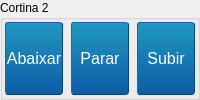
                   <widget class="QGroupBox" name="groupBox_5">
                    <property name="sizePolicy">
                     <sizepolicy hsizetype="Expanding" vsizetype="Expanding">
                      <horstretch>0</horstretch>
                      <verstretch>0</verstretch>
                     </sizepolicy>
                    </property>
                    <property name="title">
                     <string>Cortina 2</string>
                    </property>
                    <layout class="QGridLayout" name="gridLayout_20">
                     <property name="leftMargin">
                      <number>1</number>
                     </property>
                     <property name="topMargin">
                      <number>1</number>
                     </property>
                     <property name="rightMargin">
                      <number>1</number>
                     </property>
                     <property name="bottomMargin">
                      <number>1</number>
                     </property>
                     <item row="0" column="0">
                      <layout class="QHBoxLayout" name="horizontalLayout_5">
                       <item>
                        <widget class="QPushButton" name="mecanismo_mqtt_cort_2_0">
                         <property name="sizePolicy">
                          <sizepolicy hsizetype="Expanding" vsizetype="Expanding">
                           <horstretch>0</horstretch>
                           <verstretch>0</verstretch>
                          </sizepolicy>
                         </property>
                         <property name="minimumSize">
                          <size>
                           <width>60</width>
                           <height>0</height>
                          </size>
                         </property>
                         <property name="styleSheet">
                          <string notr="true">    QPushButton
    {
    font: 12pt Arial;
    margin: 1px;
    border-color: #0c457e;
    border-style: outset;
    border-radius: 3px;
    border-width: 1px;
    color: white;
    background-color: qlineargradient(x1: 0, y1: 0, x2: 0, y2: 1, stop: 0 #2198c0, stop: 1 #0d5ca6);
    }

    QPushButton:pressed
    {
    background-color: qlineargradient(x1: 0, y1: 0, x2: 0, y2: 1, stop: 0 #0d5ca6, stop: 1 #2198c0);
    }</string>
                         </property>
                         <property name="text">
                          <string>Abaixar</string>
                         </property>
                        </widget>
                       </item>
                       <item>
                        <widget class="QPushButton" name="mecanismo_mqtt_cort_2_2">
                         <property name="sizePolicy">
                          <sizepolicy hsizetype="Expanding" vsizetype="Expanding">
                           <horstretch>0</horstretch>
                           <verstretch>0</verstretch>
                          </sizepolicy>
                         </property>
                         <property name="minimumSize">
                          <size>
                           <width>60</width>
                           <height>0</height>
                          </size>
                         </property>
                         <property name="styleSheet">
                          <string notr="true">    QPushButton
    {
    font: 12pt Arial;
    margin: 1px;
    border-color: #0c457e;
    border-style: outset;
    border-radius: 3px;
    border-width: 1px;
    color: white;
    background-color: qlineargradient(x1: 0, y1: 0, x2: 0, y2: 1, stop: 0 #2198c0, stop: 1 #0d5ca6);
    }

    QPushButton:pressed
    {
    background-color: qlineargradient(x1: 0, y1: 0, x2: 0, y2: 1, stop: 0 #0d5ca6, stop: 1 #2198c0);
    }</string>
                         </property>
                         <property name="text">
                          <string>Parar</string>
                         </property>
                        </widget>
                       </item>
                       <item>
                        <widget class="QPushButton" name="mecanismo_mqtt_cort_2_1">
                         <property name="sizePolicy">
                          <sizepolicy hsizetype="Expanding" vsizetype="Expanding">
                           <horstretch>0</horstretch>
                           <verstretch>0</verstretch>
                          </sizepolicy>
                         </property>
                         <property name="minimumSize">
                          <size>
                           <width>60</width>
                           <height>0</height>
                          </size>
                         </property>
                         <property name="styleSheet">
                          <string notr="true">    QPushButton
    {
    font: 12pt Arial;
    margin: 1px;
    border-color: #0c457e;
    border-style: outset;
    border-radius: 3px;
    border-width: 1px;
    color: white;
    background-color: qlineargradient(x1: 0, y1: 0, x2: 0, y2: 1, stop: 0 #2198c0, stop: 1 #0d5ca6);
    }

    QPushButton:pressed
    {
    background-color: qlineargradient(x1: 0, y1: 0, x2: 0, y2: 1, stop: 0 #0d5ca6, stop: 1 #2198c0);
    }</string>
                         </property>
                         <property name="text">
                          <string>Subir</string>
                         </property>
                        </widget>
                       </item>
                      </layout>
                     </item>
                    </layout>
                   </widget>
